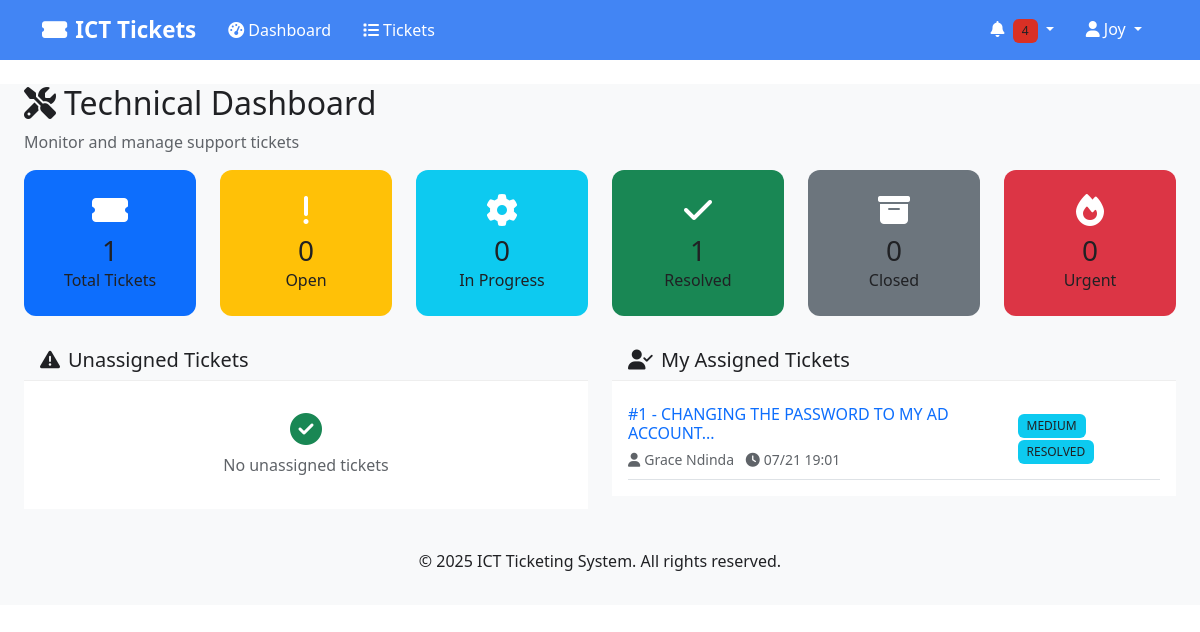
/dashboard (signed in), run on an earlier commit of the app's database.
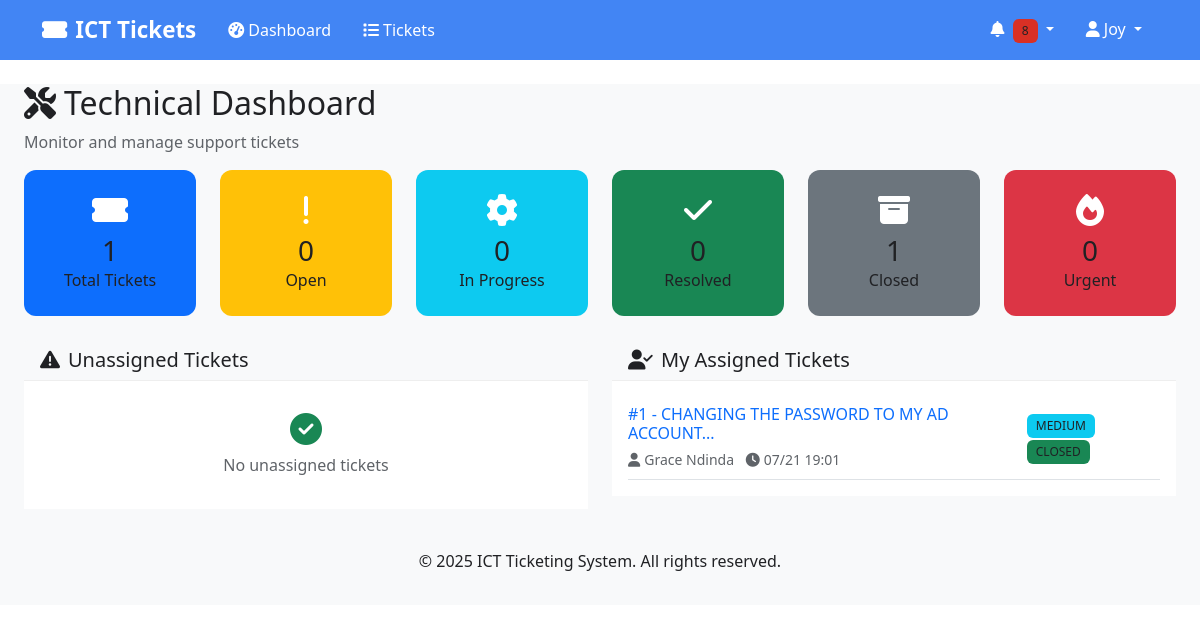
And on a later commit of the database.
### models.py (models this page shows, shortened)
class Ticket(db.Model):
    __tablename__ = 'tickets'
    id = db.Column(db.Integer, primary_key=True)
    title = db.Column(db.String(200), nullable=False)
    description = db.Column(db.Text, nullable=False)
    priority = db.Column(db.String(10), nullable=False)  # 'URGENT', 'HIGH', 'MEDIUM', 'LOW'
    status = db.Column(db.String(20), default='OPEN')  # 'OPEN', 'IN_PROGRESS', 'RESOLVED', 'CLOSED'
    category = db.Column(db.String(50), nullable=True)
    created_by_id = db.Column(db.Integer, db.ForeignKey('users.id'), nullable=False)
    assigned_to_id = db.Column(db.Integer, db.ForeignKey('users.id'), nullable=True)
    created_at = db.Column(db.DateTime, default=datetime.utcnow)
    updated_at = db.Column(db.DateTime, default=datetime.utcnow, onupdate=datetime.utcnow)
    resolved_at = db.Column(db.DateTime, nullable=True)
    closed_at = db.Column(db.DateTime, nullable=True)
    comments = db.relationship('TicketComment', backref='ticket', cascade='all, delete-orphan')
    notifications = db.relationship('Notification', backref='ticket', cascade='all, delete-orphan')
    @property
    def priority_color(self):
        colors = {
            'URGENT': 'danger',
            'HIGH': 'warning',
            'MEDIUM': 'info',
            'LOW': 'success'
        }
        return colors.get(self.priority, 'secondary')
    @property
    def status_color(self):
        colors = {
            'OPEN': 'primary',
            'IN_PROGRESS': 'warning',
            'RESOLVED': 'info',
            'CLOSED': 'success'
        }
        return colors.get(self.status, 'secondary')

class User(UserMixin, db.Model):
    __tablename__ = 'users'
    id = db.Column(db.Integer, primary_key=True)
    username = db.Column(db.String(80), unique=True, nullable=False)
    email = db.Column(db.String(120), unique=True, nullable=False)
    phone = db.Column(db.String(20), nullable=True)
    password_hash = db.Column(db.String(256), nullable=False)
    first_name = db.Column(db.String(50), nullable=False)
    last_name = db.Column(db.String(50), nullable=False)
    role = db.Column(db.String(20), nullable=False)  # 'user', 'tech', 'admin'
    department_id = db.Column(db.Integer, db.ForeignKey('departments.id'), nullable=True)
    is_active = db.Column(db.Boolean, default=True)
    created_at = db.Column(db.DateTime, default=datetime.utcnow)
    updated_at = db.Column(db.DateTime, default=datetime.utcnow, onupdate=datetime.utcnow)
    department = db.relationship('Department', backref='users')
    created_tickets = db.relationship('Ticket', foreign_keys='Ticket.created_by_id', backref='creator')
    assigned_tickets = db.relationship('Ticket', foreign_keys='Ticket.assigned_to_id', backref='assignee')
    @property
    def full_name(self):
        return f"{self.first_name} {self.last_name}"

### routes.py (the view)
@app.route('/dashboard')
@login_required
def dashboard():
    stats = get_ticket_stats()
    if current_user.role == 'admin':
        recent_tickets = Ticket.query.order_by(Ticket.created_at.desc()).limit(5).all()
        unread_notifications = Notification.query.filter_by(user_id=current_user.id, is_read=False).count()
        return render_template('dashboard_admin.html',
                             stats=stats,
                             recent_tickets=recent_tickets,
                             unread_notifications=unread_notifications,
                             User=User, Ticket=Ticket, Department=Department)
    elif current_user.role == 'tech':
        my_tickets = Ticket.query.filter_by(assigned_to_id=current_user.id).all()
        unassigned_tickets = Ticket.query.filter_by(assigned_to_id=None, status='OPEN').all()
        unread_notifications = Notification.query.filter_by(user_id=current_user.id, is_read=False).count()
        return render_template('dashboard_tech.html',
                             stats=stats,
                             my_tickets=my_tickets,
                             unassigned_tickets=unassigned_tickets,
                             unread_notifications=unread_notifications)
    else:
        my_tickets = Ticket.query.filter_by(created_by_id=current_user.id).all()
        unread_notifications = Notification.query.filter_by(user_id=current_user.id, is_read=False).count()
        return render_template('dashboard_user.html',
                             my_tickets=my_tickets,
                             unread_notifications=unread_notifications)

### app.py (called while the page is built)
@login_manager.user_loader
def load_user(user_id):
    from models import User
    return User.query.get(int(user_id))

### templates/dashboard_tech.html (shortened to what the changed rows need)
{% extends "base.html" %}
{% block content %}
<div class="container-fluid">
    <div class="row">
        <div class="col-12">
            <h2><i class="fas fa-tools me-2"></i>Technical Dashboard</h2>
        </div>
    </div>
    <div class="row mb-4">
        <div class="col-lg-2 col-md-4 col-sm-6">
            <div class="card dashboard-card-resolved h-100 text-white rounded-3 p-3">
                <div class="card-body text-center">
                    <i class="fas fa-check fs-2 mb-2"></i>
                    <h3 class="mb-0">{{ stats.resolved }}</h3>
                    <p class="mb-0">Resolved</p>
                </div>
            </div>
        </div>
        <div class="col-lg-2 col-md-4 col-sm-6">
            <div class="card dashboard-card-closed h-100 text-white rounded-3 p-3">
                <div class="card-body text-center">
                    <i class="fas fa-archive fs-2 mb-2"></i>
                    <h3 class="mb-0">{{ stats.closed }}</h3>
                    <p class="mb-0">Closed</p>
                </div>
            </div>
        </div>
    </div>
    <div class="row">
        <div class="col-lg-6 mb-4">
            <div class="card">
                <div class="card-body">
                    {% if my_tickets %}
                    {% for ticket in my_tickets[:5] %}
                    <div class="d-flex justify-content-between align-items-center py-2 border-bottom">
                        <div class="flex-grow-1">
                            <h6 class="mb-1">
                                <a href="{{ url_for('view_ticket', ticket_id=ticket.id) }}" class="text-decoration-none">
                                    #{{ ticket.id }} - {{ ticket.title[:50] }}...
                                </a>
                            </h6>
                            <small class="text-muted">
                                <i class="fas fa-user me-1"></i>{{ ticket.creator.full_name }}
                                <i class="fas fa-clock ms-2 me-1"></i>{{ ticket.created_at.strftime('%m/%d %H:%M') }}
                            </small>
                        </div>
                        <div class="ms-3">
                            <span class="badge bg-{{ ticket.priority_color }} me-2">{{ ticket.priority }}</span>
                            <span class="badge bg-{{ ticket.status_color }}">{{ ticket.status.replace('_', ' ') }}</span>
                        </div>
                    </div>
                    {% endfor %}
                    {% else %}
                    <div class="text-center py-3">
                        <i class="fas fa-inbox fs-2 text-muted mb-2"></i>
                        <p class="text-muted mb-0">No assigned tickets</p>
                    </div>
                    {% endif %}
                </div>
            </div>
        </div>
    </div>
</div>
{% endblock %}

### templates/base.html (shortened to what this page needs)
<!DOCTYPE html>
<html lang="en">
<head>
    <link href="https://cdn.jsdelivr.net/npm/bootstrap@5.3.0/dist/css/bootstrap.min.css" rel="stylesheet">
    <link href="https://cdnjs.cloudflare.com/ajax/libs/font-awesome/6.4.0/css/all.min.css" rel="stylesheet">
    <link href="{{ url_for('static', filename='css/style.css') }}" rel="stylesheet">
</head>
<body>
    <nav class="navbar navbar-expand-lg shadow-sm" style="background-color: #4285f4 !important;">
        <div class="container" style="background-color: #4285f4;">
            <a class="navbar-brand" href="{{ url_for('dashboard' if current_user.is_authenticated else 'index') }}" style="color: #ffffff !important; font-weight: 600;">
                <i class="fas fa-ticket-alt me-2"></i>ICT Tickets
            </a>
            {% if current_user.is_authenticated %}
            <div class="collapse navbar-collapse" id="navbarNav">
                <ul class="navbar-nav me-auto">
                    <li class="nav-item">
                        <a class="nav-link" href="{{ url_for('dashboard') }}" style="color: #ffffff !important; font-weight: 500;">
                            <i class="fas fa-tachometer-alt me-1"></i>Dashboard
                        </a>
                    </li>
                    <li class="nav-item">
                        <a class="nav-link" href="{{ url_for('list_tickets') }}" style="color: #ffffff !important; font-weight: 500;">
                            <i class="fas fa-list me-1"></i>Tickets
                        </a>
                    </li>
                </ul>
                <ul class="navbar-nav">
                    <li class="nav-item dropdown">
                        <a class="nav-link dropdown-toggle" href="#" role="button" data-bs-toggle="dropdown" style="color: #ffffff !important; font-weight: 500;">
                            <i class="fas fa-bell me-1"></i>
                            {% set unread_count = 0 %}
                            {% if current_user.notifications is defined and current_user.notifications %}
                                {% set unread_count = current_user.notifications|selectattr('is_read', 'equalto', False)|list|length %}
                            {% endif %}
                            {% if unread_count > 0 %}
                            <span class="badge bg-danger">{{ unread_count }}</span>
                            {% endif %}
                        </a>
                            {% set recent_notifications = [] %}
                            {% if current_user.notifications is defined and current_user.notifications %}
                                {% set recent_notifications = current_user.notifications[:5] %}
                            {% endif %}
                    </li>
                    <li class="nav-item dropdown">
                        <a class="nav-link dropdown-toggle" href="#" role="button" data-bs-toggle="dropdown" style="color: #ffffff !important; font-weight: 500;">
                            <i class="fas fa-user me-1"></i>{{ current_user.first_name }}
                        </a>
                    </li>
                </ul>
            </div>
            {% endif %}
        </div>
    </nav>
    <main class="container-fluid mt-4">
        {% block content %}{% endblock %}
    </main>
    <footer class="bg-light text-center text-muted py-3 mt-5">
        <div class="container">
            <p>&copy; 2025 ICT Ticketing System. All rights reserved.</p>
        </div>
    </footer>
</body>
</html>

What changed in the data, as far as the page shows it:
changed Ticket "CHANGING THE PASSWORD TO MY AD ACCOUNT": status "RESOLVED" → "CLOSED" (drawn); status.replace "RESOLVED" → "CLOSED"
Also different on the page:
{{ unread_count }}: "4" → "8"
{{ stats.resolved }}: "1" → "0"
{{ stats.closed }}: "0" → "1"
